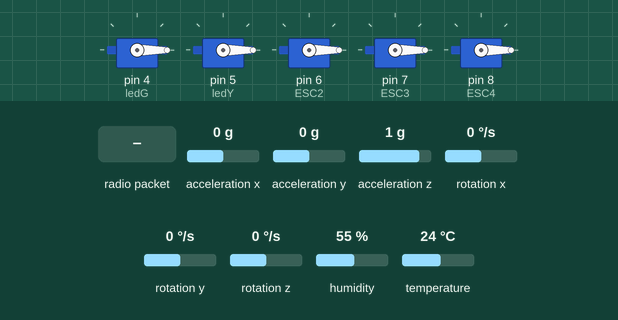
This sketch was run on a simulated Arduino Uno, built with avr-gcc and run on an emulated ATmega328P. Parts: 5 × servo. Inputs (shaded band) come from the test bench; at power-on: acceleration x 0 g, acceleration y 0 g, acceleration z 1 g, rotation x 0 °/s, rotation y 0 °/s, rotation z 0 °/s, humidity 55 %, temperature 24 °C. No radio packets arrive unless stated; what the sketch prints to the serial monitor is not drawn.

Above: at 1.2 s.
1.3 s: radio packet "," arrives
2.8 s: radio packet "<" arrives
4.3 s: radio packet "." arrives
Timing chart, 0 to 7.3 s (numbered marks = the images above; inputs shaded):
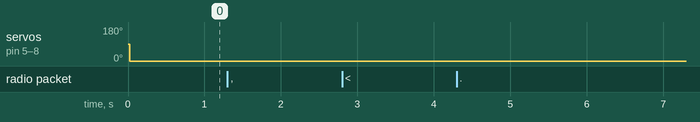

Measured:
- after the input at 1.3 s, every drawn part: stays the same
- after the input at 2.8 s, every drawn part: stays the same
- after the input at 4.3 s, every drawn part: stays the same

The sketch:

drone-body.ino
```cpp
//MPU
#include "I2Cdev.h"
#include "MPU6050_6Axis_MotionApps20.h"
#include "Wire.h"
#define OUTPUT_READABLE_YAWPITCHROLL  //for teapot visualization
MPU6050 mpu;
int16_t ax, ay, az;
int16_t gx, gy, gz;
int valx, valy, valz;
char rd;
int prevVal;
int ledR = 3;
int ledG = 4;
int ledY = 5;
int pin11 = 11, pin10 = 10;
int val1, val2;
int valgy1 = 0, valgy2 = 0;
int margin = 8;  // set margin for mpu to joy control

//dht22
int temp;
int humid;
#include <Adafruit_Sensor.h>
#include <DHT.h>
#include <DHT_U.h>
#define DHTTYPE DHT22
#define DHTPIN 3
DHT_Unified dht(DHTPIN, DHTTYPE);

//drone motor
#include <Servo.h>
Servo myservo;
Servo ESC1;  // create servo object to control the ESC
Servo ESC2;
Servo ESC3;
Servo ESC4;
int potValue;  // value from the analog pin

//LoRa
#include <SPI.h>
#include <LoRa.h>
#define ss 10
#define rst 9
#define dio0 2
long interval = 0;
int kickback = 0;
int kickround = 0;

//drone control
#define payloadPin 2
int xValue;
int yValue;
int xValue2;
int yValue2;
float multTL = 1;    //top left -aclk
float multTR = 1;    //top right - clk
float multBL = 1;    //bottom left -aclk
float multBR = 1;    //bottom left - clk
float multLeft = 1;  //mult for turning left/right
float multRight = 1;
bool recieved;
long lastPack;
int payload;
long floatTime = 60000;  //emergency floatdown time


void setup() {
  millis();
  Serial.begin(38400);

  //MPU
  pinMode(ledR, OUTPUT);
  pinMode(ledG, OUTPUT);
  pinMode(ledY, OUTPUT);
  Wire.begin();
  Serial.println("Initialize MPU");
  mpu.initialize();
  Serial.println(mpu.testConnection() ? "MPU Connected" : "MPU Connection failed");

  //drone motor
  // Attach the ESC on pin 9
  myservo.attach(4);
  myservo.write(0);
  ESC1.attach(5, 1000, 2000);  // (pin, min pulse width, max pulse width in microseconds)
  ESC2.attach(6, 1000, 2000);
  ESC3.attach(7, 1000, 2000);
  ESC4.attach(8, 1000, 2000);

  //dht22
  dht.begin();


  //LoRa

  LoRa.setPins(ss, rst, dio0);
  while (!Serial)
    ;
  if (!LoRa.begin(433E6)) {
    Serial.println("Starting LoRa failed!");
    while (1)
      ;
  }
  Serial.println("LoRa Receiver Started");
  ESC1.write(0);  //top left -aclk
  ESC2.write(0);  //top right - clk
  ESC3.write(0);  //bottom left -aclk
  ESC4.write(0);  //bottom left - clk
}

void loop() {
  //MPU
  mpu.getMotion6(&ax, &ay, &az, &gx, &gy, &gz);
  valx = map(ax, -17000, 17000, 180, 0);  //left and right tilting,left goes toward 0 and right goes toward 180,idealy remains at 90 flat
  valy = map(ay, -17000, 17000, 180, 0);  //forward and backward tilting, goes back toward 0 and front goes toward 180,idealy remains at 90 flat
  valz = map(az, -17000, 17000, 180, 0);  //parallel to the ground,ard faces upward toward the sky perfectly parallel at 0 and higher to 180 as the top face toward the ground
  //  for visualization/
  // Serial.print(valx);
  // Serial.print("/");
  // Serial.print(valy);
  // Serial.print("/");
  // Serial.print(valz);
  // Serial.println("/");

  //dht22
  if ((millis() % 5000) == 0) {  //read every 5 seconds
    Serial.println("getting dht data");
    sensors_event_t event;
    dht.temperature().getEvent(&event);
    temp = event.temperature;
    dht.humidity().getEvent(&event);
    humid = event.relative_humidity;
    Serial.println(kickback);
    Serial.println(temp);
    Serial.println(humid);
  }

  //LoRa reciever + drone control
  recieved = false;
  if (!kickback) {
    int packetSize = LoRa.parsePacket();
    if (packetSize) {
      recieved = true;
      lastPack = millis();
      String rawInput;
      while (LoRa.available()) {
        rawInput += ((char)LoRa.read());  //recieve message as ascii char and put into string
      }
      Serial.println(rawInput);
      xValue = rawInput.substring(0, rawInput.indexOf(",")).toInt();
      yValue = rawInput.substring(rawInput.indexOf(",") + 1, rawInput.indexOf("<")).toInt();
      xValue2 = rawInput.substring(rawInput.indexOf("<") + 1, rawInput.indexOf(".")).toInt();
      yValue2 = rawInput.substring(rawInput.indexOf(".") + 1, rawInput.indexOf(">")).toInt();
      payload = rawInput.substring(rawInput.indexOf(">") + 1, rawInput.indexOf("/")).toInt();
      kickback = rawInput.substring(rawInput.indexOf("/") + 1, -1).toInt();
      //mapping for esc control
      xValue = map(xValue, 0, 1023, 0, 180);    //turn left/right
      yValue = map(yValue, 0, 1023, 0, 180);    //thrust force -- adjust accordingly for easier control
      xValue2 = map(xValue2, 0, 1023, 0, 180);  //tilt left/right
      yValue2 = map(yValue2, 0, 1023, 0, 180);  //tilt forward/backward
      Serial.print(valx);
      Serial.print("/");
      Serial.print(valy);
      Serial.print("/");
      Serial.print(valz);
      Serial.print("/");
      Serial.print(" |  x = ");
      Serial.print(xValue);
      Serial.print(", y = ");
      Serial.print(yValue);
      Serial.print(", x2 = ");
      Serial.print(xValue2);
      Serial.print(", y2 = ");
      Serial.print(yValue2);
      Serial.print(", payload = ");
      Serial.print(payload);
      Serial.print(", kickback = ");
      Serial.println(kickback);
    }
  } else {
    kickback = 0;
    kickround = 0;
    interval = millis() + 500;
    while (millis() < interval) {
      sendData();
    }
  }

  //drone motor
  //Joy1:thrust Y and turn X | Joy2:roll X and pitch Y
  // Send the signal to the ESC
  //x goes 0-4095 from left to right offset 25 up(~485)
  //y goes 0-4095 from top to bottom (bot-top with mapping)offset 20 down (~537)
  //yValue for drone thrust
  //xValue for turning the head of drone left or right - clk/aclk
  //yValue2 for forwarding and backwarding -top bottom
  //xValue2 for left and right rolling -left right
  //MPU
  //X left and right tilting,left goes toward 180 and right goes toward 0,idealy remains at 90 flat
  //Y forward and backward tilting,foward goes toward 180 and backward goes toward 0,idealy remains at 90 flat
  //Z parallel to the ground,ard faces upward toward the sky perfectly parallel at 180 and lower to 0 as the top face toward the ground
  //multiplier to thrust value based
  //mpu correction - moving toward the set point once past quarter speed(liftoff)
  // Serial.print("xValue2 =");
  // Serial.print(xValue2);
  // Serial.print(", yValue2 =");
  // Serial.println(yValue2);
  //test pot
  //  potValue = analogRead(A0);   // reads the value of the potentiometer (value between 0 and 1023) for test
  //  potValue = map(potValue, 0, 1023, 0, 180);   // scale it to use it with the servo library (value between 0 and 180)
  //  Serial.println(potValue);
  //  ESC1.write(potValue);    // Send the signal to the ESC
  //  ESC2.write(potValue);
  //  ESC3.write(potValue);
  //  ESC4.write(potValue);

  if (!recieved) {
    if (millis() - lastPack > 1300) {
      Serial.println("disconnected");
      if (yValue > 120) {  // emergency landing protocol
        interval = millis() + floatTime;
        if (millis() < interval) {
          ESC1.write(70);  //top left -aclk
          ESC2.write(70);  //top right - clk
          ESC3.write(70);  //bottom left -aclk
          ESC4.write(70);  //bottom left - clk
        }
      } else {          // landing protocol
        ESC1.write(0);  //top left -aclk
        ESC2.write(0);  //top right - clk
        ESC3.write(0);  //bottom left -aclk
        ESC4.write(0);  //bottom left - clk
      }
    }
  } else {
    if (yValue > 30) {
      float inc = 0.04;               //constant for incremental change
      if (valx > xValue2 + margin) {  //left tilt. increase right side,decrease left side. incrementally
        Serial.print("tilt left");
        multTL -= inc;
        multTR += inc;
        multBL -= inc;
        multBR += inc;
      }
      if (valx < xValue2 - margin) {  //right tilt. increase left side,decrease right side. incrementally
        Serial.print("tilt right");
        multTL += inc;
        multTR -= inc;
        multBL += inc;
        multBR -= inc;
      }
      if (valy > yValue2 + margin) {  //backward tilt. increase top side,decrease bottom side. incrementally
        Serial.print("tilt back");
        multTL += inc;
        multTR += inc;
        multBL -= inc;
        multBR -= inc;
      }
      if (valy < yValue2 - margin) {  //foward tilt. increase bottom side,decrease top side. incrementally
        Serial.print("tilt foward");
        multTL -= inc;
        multTR -= inc;
        multBL += inc;
        multBR += inc;
      }
      if (xValue > 160) {  //turn left , decrease clockwise
        multLeft = 1.2;
        multRight = 0.8;
      } else if (xValue < 20) {  //turn right , decrease anti clockwise
        multLeft = 1.2;
        multRight = 0.8;
      } else {
        multLeft = 1;
        multRight = 1;
      }
    } else {
      multTL = 1;
      multTR = 1;
      multBL = 1;
      multBR = 1;
      multLeft = 1;
      multRight = 1;
    }
    //hard limit - so drone wont just fell down when mpu goes wrong
    float limit = 0.2;
    if (multTL > 1 + limit) {
      multTL = 1 + limit;
    } else if (multTL < 1 - limit) {
      multTL = 1 - limit;
    }
    if (multTR > 1 + limit) {
      multTR = 1 + limit;
    } else if (multTR < 1 - limit) {
      multTR = 1 - limit;
    }
    if (multBL > 1 + limit) {
      multBL = 1 + limit;
    } else if (multBL < 1 - limit) {
      multBL = 1 - limit;
    }
    if (multBR > 1 + limit) {
      multBR = 1 + limit;
    } else if (multBR < 1 - limit) {
      multBR = 1 - limit;
    }
    Serial.print("multTL =");
    Serial.print(multTL);
    Serial.print(", multTR =");
    Serial.print(multTR);
    Serial.print(", multBL =");
    Serial.print(multBL);
    Serial.print(", multBR =");
    Serial.println(multBR);

    // Serial.println("controlling drone");
    if (payload) {
      myservo.write(50);
    } else {
      myservo.write(0);
    }
    //value 1-180
    // ESC1.write(yValue);  //top left -aclk 5
    // ESC2.write(yValue);  //top right - clk 6
    // ESC3.write(yValue);  //bottom left -aclk 7
    // ESC4.write(yValue);  //bottom left - clk 8
    ESC1.write(yValue * multTL * multLeft);   //top left -aclk
    ESC2.write(yValue * multTR * multRight);  //top right - clk
    ESC3.write(yValue * multBL * multLeft);   //bottom left -aclk
    ESC4.write(yValue * multBR * multRight);  //bottom left - clk
    //    ESC1.write(yValue - ((xValue - 512) / 4) - (yValue2 - 512 / 4) - ((512 - xValue2) / 4)); //top left -aclk
    //    ESC2.write(yValue - ((512 - xValue) / 4) - (512 - yValue2 / 4) - ((xValue2 - 512) / 4)); //top right - clk
    //    ESC3.write(yValue - ((xValue - 512) / 4) - (yValue2 - 512 / 4) - ((512 - xValue2) / 4)); //bottom left -aclk
    //    ESC4.write(yValue - ((512 - xValue) / 4) - (512 - yValue2 / 4) - ((512 - xValue2) / 4)); //bottom left - clk
  }
}

//LoRa send and recieves
void sendData() {
  Serial.println("sending back");
  LoRa.beginPacket();
  LoRa.print(temp);
  LoRa.print(",");
  LoRa.print(humid);
  LoRa.print("<");
  LoRa.print(valx);
  LoRa.print(".");
  LoRa.print(valy);
  LoRa.print(">");
  LoRa.print(valz);
  LoRa.endPacket();
}
```
